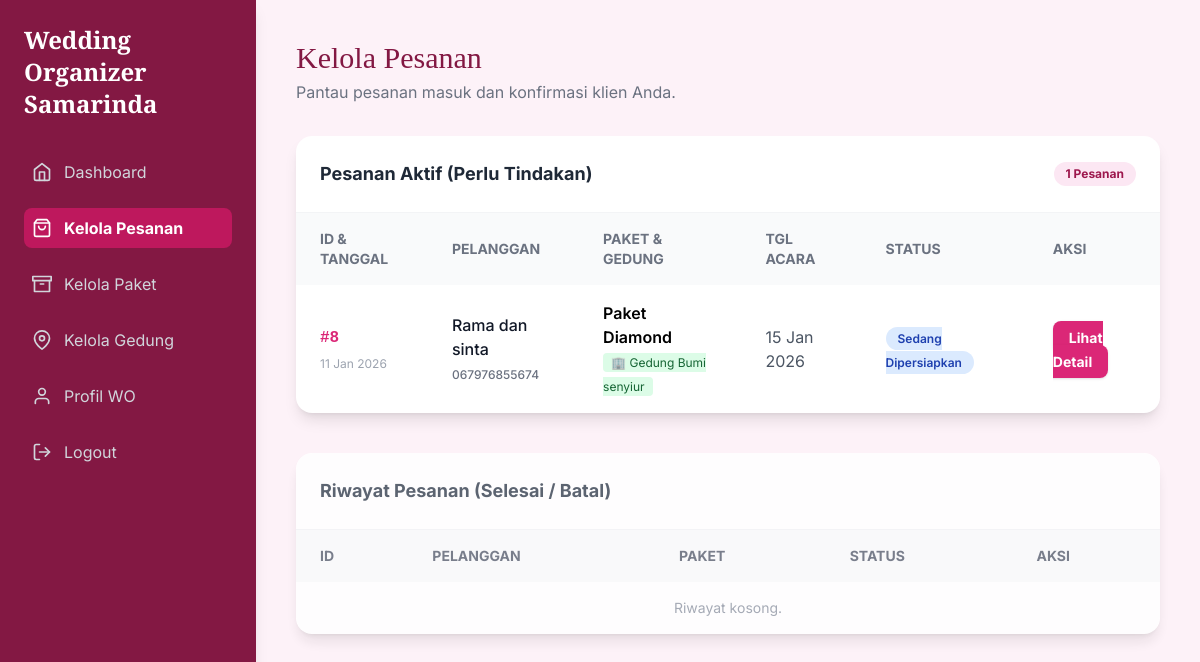
/organizer/kelola-pesanan/ (signed in), run on the app's committed database.
### organizer/models.py (models this page shows, shortened)
class Pesanan(models.Model):
    STATUS_CHOICES = (
        ('menunggu', 'Menunggu Konfirmasi'),
        ('dikonfirmasi', 'Dikonfirmasi'),
        ('disiapkan', 'Sedang Disiapkan'),
        ('selesai', 'Selesai'),
        ('dibatalkan', 'Dibatalkan'),
    )
    PAYMENT_STATUS_CHOICES = (
        ('belum_bayar', 'Belum Dibayar'),
        ('lunas', 'Lunas'),
    )
    paket = models.ForeignKey('Paket', on_delete=models.CASCADE)
    customer = models.ForeignKey(settings.AUTH_USER_MODEL, on_delete=models.CASCADE)
    gedung_dipilih = models.ForeignKey('Gedung', on_delete=models.SET_NULL, null=True, blank=True, related_name='pesanan_gedung')
    tgl_acara = models.DateField()
    status = models.CharField(max_length=20, choices=STATUS_CHOICES, default='menunggu')
    tgl_pesan = models.DateTimeField(auto_now_add=True)
    nama_pasangan = models.CharField(max_length=200, null=True)
    telepon = models.CharField(max_length=20, null=True)
    lokasi_acara = models.CharField(max_length=255, null=True, help_text="Diisi manual jika paket Tanpa Gedung")
    jumlah_tamu = models.IntegerField(null=True)
    catatan = models.TextField(blank=True, null=True)
    status_pembayaran = models.CharField(max_length=20, choices=PAYMENT_STATUS_CHOICES, default='belum_bayar')
    catatan_pembatalan = models.TextField(blank=True, null=True)
    tgl_fitting = models.DateTimeField(null=True, blank=True, help_text="Jadwal fitting baju pengantin")
    tgl_survey = models.DateTimeField(null=True, blank=True, help_text="Jadwal survey lokasi/gedung")

class Paket(models.Model):
    KATEGORI_PAKET_CHOICES = [
        ('non_gedung', '❌ Tanpa Gedung / Venue Bebas'),
        ('S', '🏢 Gedung Small (S)'),
        ('M', '🏢 Gedung Medium (M)'),
        ('L', '🏢 Gedung Large (L)'),
    ]
    wo = models.ForeignKey(settings.AUTH_USER_MODEL, on_delete=models.CASCADE, related_name='paket_wo')
    nama_paket = models.CharField(max_length=100)
    harga = models.DecimalField(max_digits=12, decimal_places=2)
    deskripsi = models.TextField()
    foto = models.ImageField(upload_to='paket_fotos/', null=True, blank=True)
    is_active = models.BooleanField(default=True)
    kategori_gedung = models.CharField(
        max_length=20,
        choices=KATEGORI_PAKET_CHOICES,
        default='non_gedung',
        help_text="Tentukan apakah paket ini termasuk fasilitas gedung, dan kategori apa."
    )
    created_at = models.DateTimeField(default=timezone.now)

class Gedung(models.Model):
    KATEGORI_CHOICES = [
        ('S', 'S (Small)'),
        ('M', 'M (Medium)'),
        ('L', 'L (Large)'),
    ]
    wo = models.ForeignKey(
        settings.AUTH_USER_MODEL,
        on_delete=models.SET_NULL,
        null=True,
        blank=True,
        related_name='gedung_wo'
    )
    nama_gedung = models.CharField(max_length=100)
    lokasi = models.CharField(max_length=255)
    kapasitas = models.CharField(max_length=100)
    harga_sewa = models.DecimalField(max_digits=12, decimal_places=2)
    foto_gedung = models.ImageField(upload_to='gedung_photos/', null=True, blank=True)
    deskripsi = models.TextField(null=True, blank=True)
    kategori = models.CharField(max_length=1, choices=KATEGORI_CHOICES, default='M')
    fasilitas = models.TextField(null=True, blank=True)
    is_active = models.BooleanField(default=True, verbose_name="Status Aktif")
    created_at = models.DateTimeField(default=timezone.now)

### organizer/views.py (the view)
# urls.py: path('kelola-pesanan/', views.kelola_pesanan_view, name='kelola_pesanan'),
@login_required
def kelola_pesanan_view(request):
    if not hasattr(request.user, 'profil') or request.user.profil.role != 'wo': return redirect('index')
    semua_pesanan = Pesanan.objects.filter(paket__wo=request.user).order_by('-tgl_pesan')
    pesanan_aktif = semua_pesanan.filter(status__in=['menunggu', 'dikonfirmasi', 'disiapkan'])
    riwayat_pesanan = semua_pesanan.filter(status__in=['selesai', 'dibatalkan'])
    return render(request, 'organizer/kelola_pesanan.html', {'pesanan_aktif': pesanan_aktif, 'riwayat_pesanan': riwayat_pesanan, 'page_title': 'Kelola Pesanan'})

### organizer/templates/organizer/kelola_pesanan.html (shortened to what this page needs)
<!DOCTYPE html>
<html lang="id">
<head>
    <script src="https://cdn.tailwindcss.com"></script>
</head>
<body class="min-h-screen">
    <div class="flex">
        <aside class="w-64 bg-primary-dark text-white p-6 hidden lg:block min-h-screen shadow-lg">
            <h1 class="text-2xl font-serif-display font-bold mb-8">Wedding Organizer Samarinda</h1>
            <nav>
                <ul class="space-y-4">
                    <li><a href="{% url 'dashboard_wo' %}" class="flex items-center p-2 text-gray-300 rounded-lg hover:bg-pink-800"><i data-feather="home" class="w-5 h-5 mr-3"></i>Dashboard</a></li>
                    <li><a href="{% url 'kelola_pesanan' %}" class="flex items-center p-2 bg-pink-700 font-bold rounded-lg"><i data-feather="shopping-bag" class="w-5 h-5 mr-3"></i>Kelola Pesanan</a></li>
                    <li><a href="{% url 'kelola_paket' %}" class="flex items-center p-2 text-gray-300 rounded-lg hover:bg-pink-800"><i data-feather="archive" class="w-5 h-5 mr-3"></i>Kelola Paket</a></li>
                    <li><a href="{% url 'kelola_gedung' %}" class="flex items-center p-2 text-gray-300 rounded-lg hover:bg-pink-800"><i data-feather="map-pin" class="w-5 h-5 mr-3"></i>Kelola Gedung</a></li>
                    <li><a href="#" class="flex items-center p-2 text-gray-300 rounded-lg hover:bg-pink-800"><i data-feather="user" class="w-5 h-5 mr-3"></i>Profil WO</a></li>
                    <li>
                        <form action="{% url 'logout' %}" method="post" class="w-full">
                            <button type="submit" class="flex items-center p-2 text-gray-300 rounded-lg hover:bg-pink-800 w-full">
                                <i data-feather="log-out" class="w-5 h-5 mr-3"></i>Logout
                            </button>
                        </form>
                    </li>
                 </ul>
            </nav>
        </aside>
        <main class="flex-1 p-6 md:p-10">
            <header class="mb-8">
                <h2 class="text-3xl font-serif-display text-primary-dark">{{ page_title }}</h2>
                <p class="text-gray-500 mt-1">Pantau pesanan masuk dan konfirmasi klien Anda.</p>
            </header>
            <div class="bg-white rounded-2xl shadow-lg mb-10 overflow-hidden">
                <div class="p-6 border-b border-gray-100 flex justify-between items-center">
                    <h3 class="text-lg font-bold text-gray-800">Pesanan Aktif (Perlu Tindakan)</h3>
                    <span class="bg-pink-100 text-pink-800 text-xs font-bold px-3 py-1 rounded-full">{{ pesanan_aktif.count }} Pesanan</span>
                </div>
                <div class="overflow-x-auto">
                    <table class="w-full text-left">
                        <thead class="bg-gray-50 text-gray-500 text-sm uppercase">
                            <tr>
                                <th class="px-6 py-4">ID & Tanggal</th>
                                <th class="px-6 py-4">Pelanggan</th>
                                <th class="px-6 py-4">Paket & Gedung</th>
                                <th class="px-6 py-4">Tgl Acara</th>
                                <th class="px-6 py-4">Status</th>
                                <th class="px-6 py-4">Aksi</th>
                            </tr>
                        </thead>
                        <tbody class="divide-y divide-gray-100">
                            {% for pesanan in pesanan_aktif %}
                            <tr class="hover:bg-pink-50 transition">
                                <td class="px-6 py-4">
                                    <span class="font-mono font-bold text-pink-600">#{{ pesanan.id }}</span><br>
                                    <span class="text-xs text-gray-400">{{ pesanan.tgl_pesan|date:"d M Y" }}</span>
                                </td>
                                <td class="px-6 py-4 font-medium text-gray-900">
                                    {{ pesanan.nama_pasangan }}<br>
                                    <span class="text-xs text-gray-500">{{ pesanan.telepon }}</span>
                                </td>
                                <td class="px-6 py-4">
                                    <span class="font-semibold">{{ pesanan.paket.nama_paket }}</span><br>
                                    {% if pesanan.gedung_dipilih %}
                                        <span class="text-xs bg-green-100 text-green-800 px-2 py-0.5 rounded">
                                            🏢 {{ pesanan.gedung_dipilih.nama_gedung }}
                                        </span>
                                    {% else %}
                                        <span class="text-xs bg-gray-100 text-gray-600 px-2 py-0.5 rounded">
                                            Tanpa Gedung
                                        </span>
                                    {% endif %}
                                </td>
                                <td class="px-6 py-4 text-gray-600">
                                    {{ pesanan.tgl_acara|date:"d M Y" }}
                                </td>
                                <td class="px-6 py-4">
                                    {% if pesanan.status == 'menunggu' %}
                                        <span class="status-badge bg-yellow-100 text-yellow-800">Menunggu Konfirmasi</span>
                                    {% else %}
                                        <span class="status-badge bg-blue-100 text-blue-800">Sedang Dipersiapkan</span>
                                    {% endif %}
                                </td>
                                <td class="px-6 py-4">
                                    <a href="{% url 'detail_pesanan' pesanan.id %}" class="text-white bg-pink-600 hover:bg-pink-700 px-4 py-2 rounded-lg text-sm font-bold shadow transition">
                                        Lihat Detail
                                    </a>
                                </td>
                            </tr>
                            {% endfor %}
                        </tbody>
                    </table>
                </div>
            </div>
            <div class="bg-white rounded-2xl shadow-lg overflow-hidden opacity-90">
                <div class="p-6 border-b border-gray-100">
                    <h3 class="text-lg font-bold text-gray-600">Riwayat Pesanan (Selesai / Batal)</h3>
                </div>
                <div class="overflow-x-auto">
                    <table class="w-full text-left">
                        <thead class="bg-gray-50 text-gray-500 text-sm uppercase">
                            <tr>
                                <th class="px-6 py-4">ID</th>
                                <th class="px-6 py-4">Pelanggan</th>
                                <th class="px-6 py-4">Paket</th>
                                <th class="px-6 py-4">Status</th>
                                <th class="px-6 py-4">Aksi</th>
                            </tr>
                        </thead>
                        <tbody class="divide-y divide-gray-100">
                            {% for pesanan in riwayat_pesanan %}
                            <tr>
                                <td class="px-6 py-4 font-mono text-gray-500">#{{ pesanan.id }}</td>
                                <td class="px-6 py-4 text-gray-600">{{ pesanan.nama_pasangan }}</td>
                                <td class="px-6 py-4 text-gray-600">{{ pesanan.paket.nama_paket }}</td>
                                <td class="px-6 py-4">
                                    {% if pesanan.status == 'selesai' %}
                                        <span class="status-badge bg-green-100 text-green-800">Selesai</span>
                                    {% else %}
                                        <span class="status-badge bg-red-100 text-red-800">Dibatalkan</span>
                                    {% endif %}
                                </td>
                                <td class="px-6 py-4">
                                    <a href="{% url 'detail_pesanan' pesanan.id %}" class="text-pink-600 hover:underline text-sm font-semibold">Detail</a>
                                </td>
                            </tr>
                            {% empty %}
                            <tr>
                                <td colspan="5" class="px-6 py-4 text-center text-gray-400 text-sm">Riwayat kosong.</td>
                            </tr>
                            {% endfor %}
                        </tbody>
                    </table>
                </div>
            </div>
        </main>
    </div>
</body>
</html>

### organizer/templates/organizer/kelola_pesanan.html (style rules this page uses)
body { font-family: 'Inter', sans-serif; background-color: #FDF2F8; }
.font-serif-display { font-family: 'Playfair Display', serif; }
.text-primary-dark { color: #831843; }
.bg-primary-dark { background-color: #831843; }
.status-badge { padding: 0.25rem 0.75rem; border-radius: 9999px; font-size: 0.75rem; font-weight: 600; }

### data on the page
Pesanan: id "8", tgl_pesan "11 Jan 2026", nama_pasangan "Rama dan sinta", telepon "067976855674", paket.nama_paket "Paket Diamond", gedung_dipilih.nama_gedung "Gedung Bumi senyiur", tgl_acara "15 Jan 2026", status "Sedang Dipersiapkan"

### other printed values
{{ page_title }} "Kelola Pesanan"
{{ pesanan_aktif.count }} "1"
